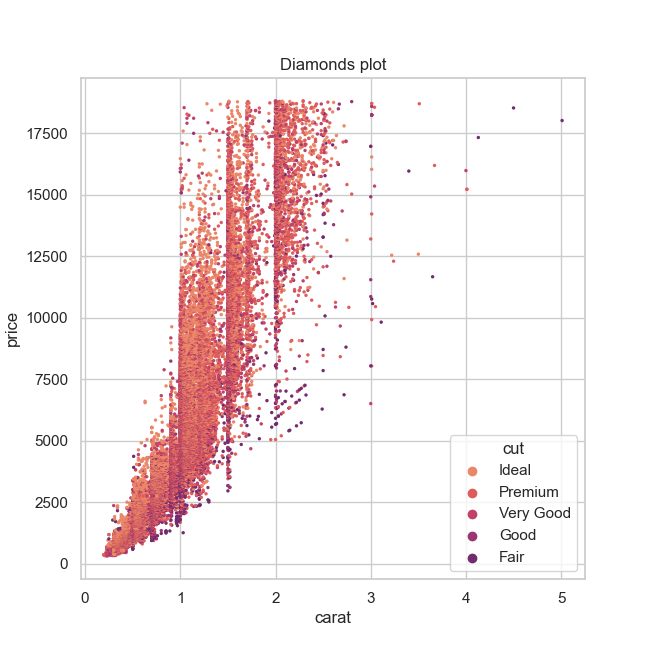

Generate this figure with Python:
import seaborn as sns
import matplotlib.pyplot as plt
import pandas as pd

sns.set_theme(style="whitegrid")

#diamonds = sns.load_dataset("diamonds")
diamonds = pd.read_csv('/Users/Zamalutdinov/Desktop/diamonds.csv')

f, ax = plt.subplots(figsize=(6.5, 6.5))
plt.title('Diamonds plot')
cut_ranking = ["Ideal", "Premium", "Very Good", "Good", "Fair"]
sns.scatterplot(x="carat", y="price",
                hue="cut",
                palette="flare",
                hue_order=cut_ranking, s=6,
                linewidth=0,
                data=diamonds, ax=ax)
#plt.show()
plt.savefig('Task3.png')
